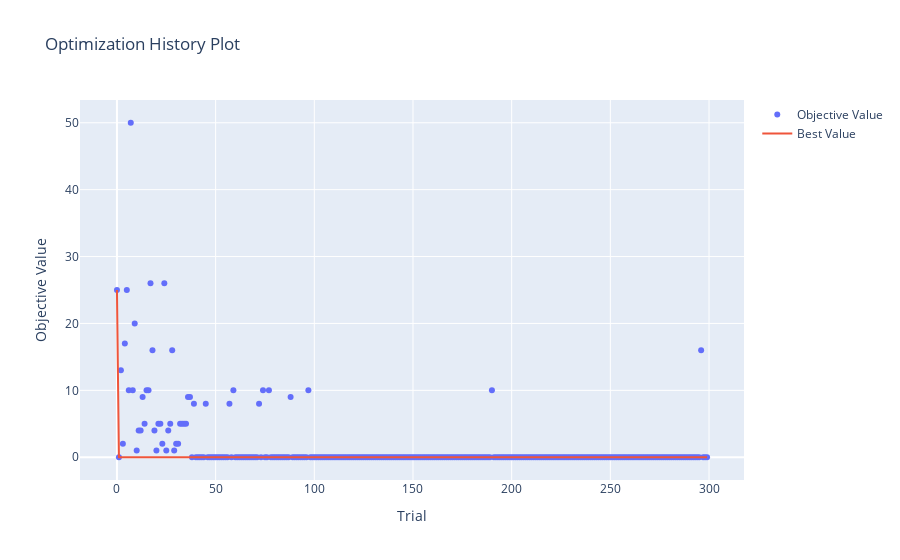

Here is the notebook cell this chart was saved with:
### Code cell
optuna.visualization.plot_optimization_history(study_categorical)

### Figure 1 — Plotly figure (JSON) as saved in the notebook; plotly's stock layout.template omitted (floating-point values rounded to 4 significant figures; data arrays with more than 128 entries replaced by an {"elided": "..."} marker saying what was removed)
{"data": [{"mode": "markers", "name": "Objective Value", "type": "scatter", "x": {"elided": "300 int values"}, "y": {"elided": "300 int values"}}, {"mode": "lines", "name": "Best Value", "type": "scatter", "x": {"elided": "300 int values"}, "y": {"elided": "300 int values"}}, {"marker": {"color": "#cccccc"}, "mode": "markers", "name": "Infeasible Trial", "showlegend": false, "type": "scatter", "x": [], "y": []}], "layout": {"title": {"text": "Optimization History Plot"}, "xaxis": {"title": {"text": "Trial"}}, "yaxis": {"title": {"text": "Objective Value"}}}}
